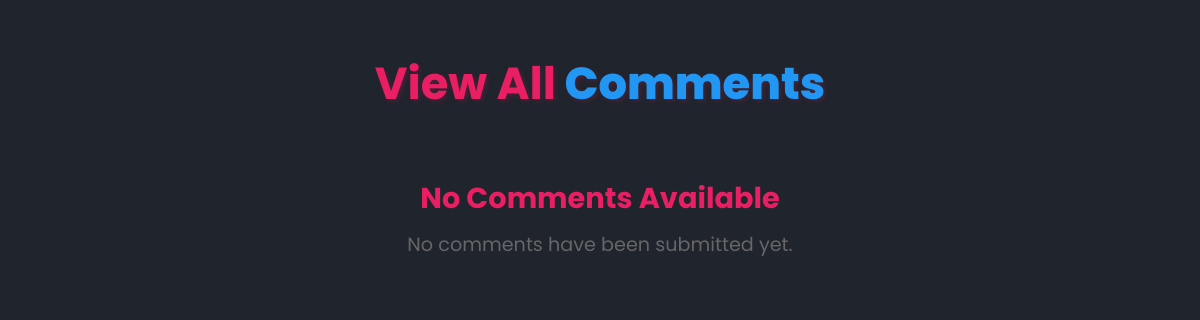
Page /view-comment.php on the earlier database version.
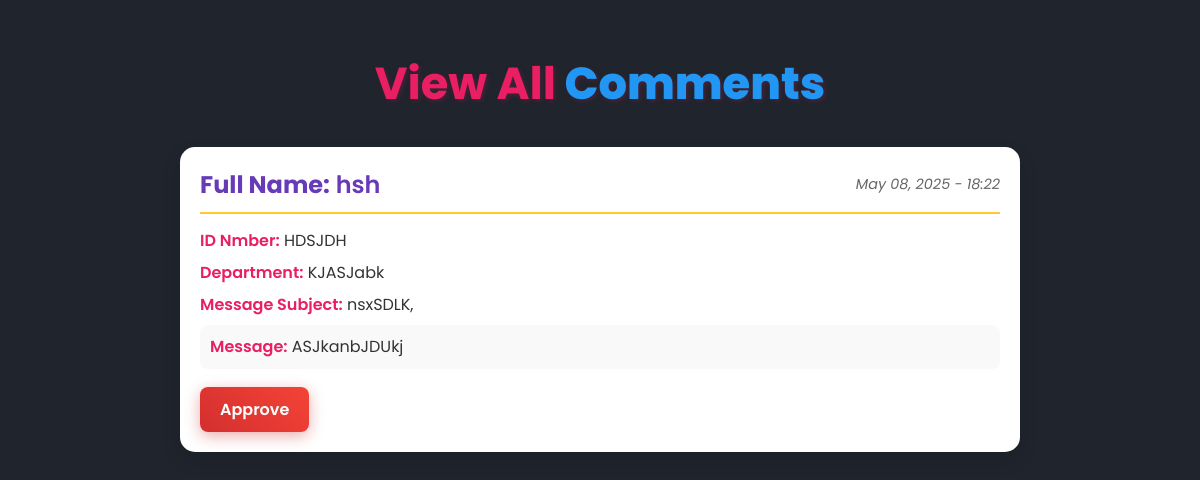
Same page on the later database version.
### tables this page shows
CREATE TABLE `comment` (
  `id` int(11) NOT NULL,
  `full_name` varchar(100) NOT NULL,
  `username` varchar(100) NOT NULL,
  `department` varchar(100) NOT NULL,
  `subject` varchar(150) NOT NULL,
  `message` text NOT NULL,
  `date` datetime NOT NULL
);

### view-comment.php (the view, shortened to what this page needs)
<!DOCTYPE html>
<html lang="en">
<head>
    <link rel="stylesheet" href="css/view-comment.css">
    <link rel="stylesheet" href="css/themes.css">
</head>
<body>
    <?php
    $servername = "localhost";
    $username = "root";
    $password = "";
    $dbname = "online_book_Db";
    $conn = new mysqli($servername, $username, $password, $dbname);
    $sql = "SELECT * FROM comment ORDER BY date DESC";
    $result = $conn->query($sql);
    $comments = [];
    if ($result && $result->num_rows > 0) {
        while ($row = $result->fetch_assoc()) {
            $comments[] = $row;
        }
    }
    ?>
    <section>
        <div class="header-container">
            <h2 class="heading">View All<span> Comments</span></h2>
        </div>
        <div class="comment-container">
            <?php if (empty($comments)): ?>
                <div class="no-comments">
                    <h3>No Comments Available</h3>
                    <p>No comments have been submitted yet.</p>
                </div>
            <?php else: ?>
                <?php foreach ($comments as $comment): ?>
                    <div class="comment-card" data-id="<?php echo $comment['id']; ?>">
                        <div class="comment-header">
                            <h3><strong>Full Name:</strong> <?php echo htmlspecialchars($comment['full_name']); ?></h3>
                            <span class="date"><?php echo date('M d, Y - H:i', strtotime($comment['date'])); ?></span>
                        </div>
                        <div class="comment-details">
                            <p><strong>ID Nmber:</strong> <?php echo htmlspecialchars($comment['username']); ?></p>
                            <p><strong>Department:</strong> <?php echo htmlspecialchars($comment['department']); ?></p>
                            <p><strong>Message Subject:</strong> <?php echo htmlspecialchars($comment['subject']); ?></p>
                            <p class="message"><strong>Message:</strong> <?php echo nl2br(htmlspecialchars($comment['message'])); ?></p>
                            <button class="delete-btn" onclick="deleteComment(<?php echo $comment['id']; ?>, this)">Approve</button>
                        </div>
                    </div>
                <?php endforeach; ?>
            <?php endif; ?>
        </div>
    </section>
</body>
</html>

Differences in the rows shown:
added comment: full_name "hsh", date "May 08, 2025 - 18:22", username "HDSJDH", department "KJASJabk", subject "nsxSDLK,", message "ASJkanbJDUkj"
Other differences:
text no longer shown: "No Comments Available No comments have been submitted yet."
